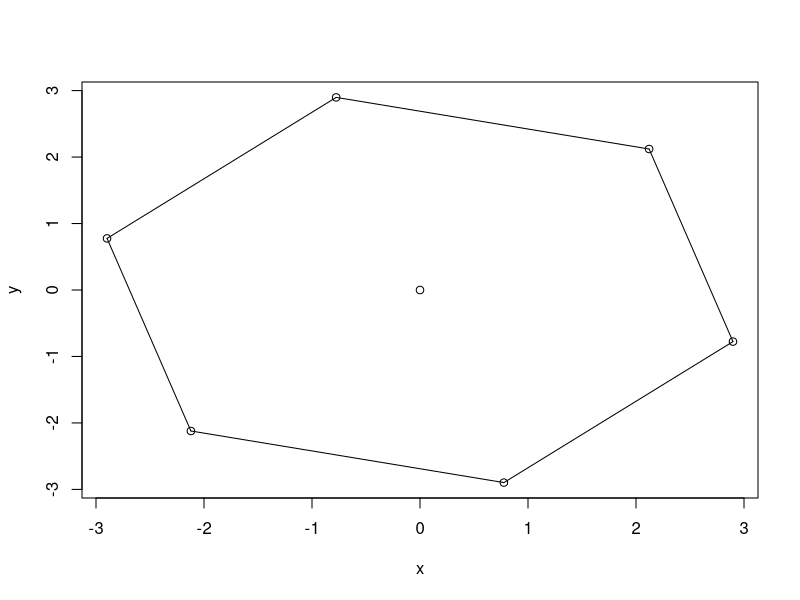

Recreate this plot in R.
centerplot.hex <- function(xs, ys, r, alpha = 0){
  
  if(is.numeric(xs) == FALSE){
    stop("First argument is non-numeric")
  } else if(is.numeric(ys) == FALSE){
    stop("Second argument is non-numeric")
  } else if(is.numeric(r) == FALSE){
    stop("Third argument is non-numeric")
  } else if(is.numeric(alpha) == FALSE){
    stop("Fourth argument is non-numeric")
  } else if(alpha == 0){
    sin.a <- 0
    cos.a <- 1
  } else if(alpha == 30) {
    sin.a <- 1/2
    cos.a <- (sqrt(3))/2
  } else if(alpha == 45) {
    sin.a <- (sqrt(2))/2
    cos.a <- (sqrt(2))/2
  } else if(alpha == 60) {
    sin.a <- (sqrt(3))/2
    cos.a <- 1/2
  } else if(alpha == 90) {
    sin.a <- 1
    cos.a <- 0
  } else if(alpha == 120) {
    sin.a <- (sqrt(3))/2
    cos.a <- -1/2
  } else if(alpha == 135) {
    sin.a <- (sqrt(2))/2
    cos.a <- -(sqrt(2))/2
  } else if(alpha == 150) {
    sin.a <- 1/2
    cos.a <- -(sqrt(3))/2
  } else if(alpha == 180) {
    sin.a <- 0
    cos.a <- -1
  } else if(alpha == 210) {
    sin.a <- -1/2
    cos.a <- -(sqrt(3))/2
  } else if(alpha == 225) {
    sin.a <- -(sqrt(2))/2
    cos.a <- -(sqrt(2))/2
  } else if(alpha == 240) {
    sin.a <- -(sqrt(3))/2
    cos.a <- -1/2
  } else if(alpha ==  270) {
    sin.a <- -1
    cos.a <- 0
  } else if(alpha == 300) {
    sin.a <- -(sqrt(3))/2
    cos.a <- 1/2
  } else if(alpha ==  315) {
    sin.a <- -(sqrt(2))/2
    cos.a <- (sqrt(2))/2
  } else if(alpha == 330) {
    sin.a <- -1/2
    cos.a <- (sqrt(3))/2
  } else if(alpha == 360) {
    sin.a <- 0
    cos.a <- 1
  } else {
    stop("Unfortunately, this angle is not included, please try choosing a less complex one instead.")
  }
  
  x1 <- xs + r * cos.a
  y1 <- ys + r * sin.a
  
  x2 <- xs + r * (cos.a * 1/2 - sin.a * ((sqrt(3))/2))
  y2 <- ys + r * (sin.a * 1/2 + cos.a * ((sqrt(3))/2))
  
  x3 <- xs + r * (cos.a * (-1/2) - sin.a * ((sqrt(3))/2))
  y3 <- ys + r * (sin.a * (-1/2) + cos.a * ((sqrt(3))/2))
  
  x4 <- xs + r * (cos.a * (-1) - sin.a * 0)
  y4 <- ys + r * (sin.a * (-1) + cos.a * 0)
  
  x5 <- xs + r * (cos.a * (-1/2) - sin.a * ((-sqrt(3))/2))
  y5 <- ys + r * (sin.a * (-1/2) + cos.a * ((-sqrt(3))/2))
  
  x6 <- xs + r * (cos.a * (1/2) - sin.a * ((-sqrt(3))/2))
  y6 <- ys + r * (sin.a * (1/2) + cos.a * ((-sqrt(3))/2))
  
  x <- c(xs, x1, x2, x3, x4, x5, x6)
  y <- c(ys, y1, y2, y3, y4, y5, y6)
  
  plot(x, y)
  
  lines(c(x[2], x[3]), c(y[2], y[3]))
  lines(c(x[3], x[4]), c(y[3], y[4]))
  lines(c(x[4], x[5]), c(y[4], y[5]))
  lines(c(x[5], x[6]), c(y[5], y[6]))
  lines(c(x[6], x[7]), c(y[6], y[7]))
  lines(c(x[7], x[2]), c(y[7], y[2]))
}

centerplot.hex(0,0,3,45)
